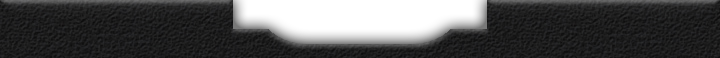
#> input picture assets/slot_front_dark.png, 720 x 58 px
$ python dslite.py
#> lines starting #> are read from the running program, lines starting #| are printed output that depends on the picture; after the words box and inside, x2 and y2 are one past the last pixel; in counts of white or black regions, pixels touching at a corner belong together
### tools/slot_art/strip.py
"""What every system's cart slot strip is drawn with: the strip's size, Slot's
mouth, the moulded plastic's grain, and embossing."""

from pathlib import Path

import numpy as np
from PIL import Image, ImageFont

ROOT = Path(__file__).resolve().parent.parent.parent
W, H = 720, 58
FONT = ROOT / 'crates/slot-ui/assets/label.ttf'


def colour(name, shells):
    if name in shells:
        return shells[name]
    name = name.lstrip('#')
    return tuple(int(name[i:i + 2], 16) for i in (0, 2, 4))


def grain(seed, amount):
    """The moulded plastic's fine texture, as a multiplier around 1."""
    rng = np.random.default_rng(seed)
    n = rng.normal(0.0, 1.0, (H, W))
    # A little blur so it reads as texture, not noise.
    n = (n + np.roll(n, 1, 0) + np.roll(n, 1, 1) + np.roll(n, -1, 0) + np.roll(n, -1, 1)) / 5
    return 1.0 + n * amount


def mouth():
    """Slot's mouth: True where the front strip is open."""
    a = np.array(Image.open(ROOT / 'assets/slot_front_dark.png').convert('RGBA'))[:, :, 3]
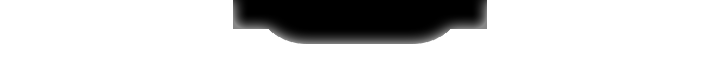
#> a: shape (58, 720); min 0, max 255, mean 200.7
    return a < 128
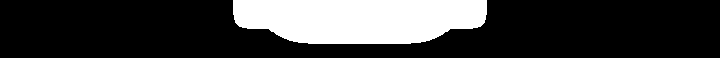
#> returned value: shape (58, 720) bool; 22.9% white; 1 white region, box (x1, y1, x2, y2) and area: (233, 0, 487, 44) 9579


def near(mask, d):
    """Pixels within d of the mask, outside it."""
    out = np.zeros_like(mask)
    for dy in range(-d, d + 1):
        for dx in range(-d, d + 1):
            out |= np.roll(np.roll(mask, dy, 0), dx, 1)
    return out & ~mask


def shade(rgb, factor):
    return np.clip(np.array(rgb, float) * factor, 0, 255)


def to_image(light, base, alpha=None):
    """light is an H x W multiplier on the shell colour."""
    img = np.clip(light[:, :, None] * np.array(base, float)[None, None, :], 0, 255)
    a = np.full((H, W), 255.0) if alpha is None else alpha
    return Image.fromarray(np.dstack([img, a]).astype(np.uint8), 'RGBA')


# [5 lines left out: function embossed, not called in this run]


def rgb(base, factor):
    return tuple(int(c) for c in shade(base, factor))


# [6 lines left out: function open_mouth, not called in this run]

### tools/slot_art/dslite.py
#!/usr/bin/env python3
"""Draw the DS Lite's game card slot, for the Nintendo DS shelf with Cart Slot
set to Bespoke.

    tools/slot_art/dslite.py [colour] [--out DIR]

The three strips are the size of Slot's (720x58) with its mouth cut out in the
same place, so a game card goes in the same way. They draw the top of a DS
Lite's back: the glossy band under the hinge, the hinge's knuckles at either
end, the curved scoop the card slot sits in, the two square screw recesses on
the band, and the little card-and-arrow mark beside the slot. No maker's
names or marks are drawn.

colour is one of the DS Lite's black, silver or rose, or a hex RGB.
"""

import argparse
from pathlib import Path

import numpy as np
from PIL import Image, ImageDraw

import strip
from strip import H, ROOT, W, colour, grain, near, rgb, to_image

SHELLS = {
    'black': (38, 38, 42),
    'silver': (172, 174, 178),
    'rose': (190, 166, 164),
}
# A DS card is far smaller than a GBA cart, so it seats narrower (slot-ui's
# NDS seated width, 168) and the slot is Slot's mouth narrowed to match, a
# little wider than the card.
CARD_W = 168
NARROW = (CARD_W + 14) / (240 + 14)
# The scoop round the slot: a shallow dish a little wider than the mouth.
SCOOP = (238, 482)
# The hinge's knuckles at either end of the band, kept to the very ends
# so the battery and clock printed over the band stay clear of them.
KNUCKLES = ((0, 18), (702, 720))
CARD = (58, 59, 63)  # the game card's dark grey, as slot-ui's NDS_SHELL


def mouth():
    """Slot's mouth, narrowed about the middle to the DS card's width."""
    m = strip.mouth()
    xs = np.arange(W)
    centre = (W - 1) / 2
    src = np.clip(np.round(centre + (xs - centre) / NARROW).astype(int), 0, W - 1)
    return m[:, src]
#> returned value: shape (58, 720) bool; 16.4% white; 1 white region, box (x1, y1, x2, y2) and area: (269, 0, 451, 44) 6863


def open_mouth(img):
    """Keep the narrowed opening open whatever was drawn across it."""
    out = np.array(img)
    out[:, :, 3] = np.where(mouth(), 0, out[:, :, 3])
    return Image.fromarray(out, 'RGBA')


def gloss(light):
    """The DS Lite's piano-gloss: a soft bright band along the top of the
    case and a fainter one lower down."""
    ys = np.arange(H)[:, None] / H
    return light * (1.0 + 0.10 * np.exp(-((ys - 0.12) / 0.10) ** 2)
                    + 0.04 * np.exp(-((ys - 0.7) / 0.12) ** 2))


def back(base):
    """Seen through the mouth: the card slot, deep and dark, with its guides."""
    light = np.full((H, W), 0.5) * grain(20, 0.02)
    ys = np.arange(H)[:, None]
    light *= 0.7 + 0.3 * np.clip(ys / 30, 0, 1)
    m = mouth()
    xs = np.where(m[2])[0]
#> xs = 182 values from 269 to 450
    left, right = xs.min(), xs.max()
#> left = 269; right = 450
    for i in range(10):
        f = 0.7 + 0.3 * i / 10
        light[:, left + i] *= f
        light[:, right - i] *= f
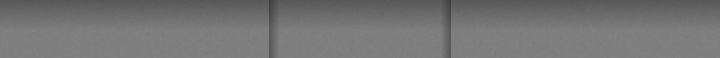
#> light: shape (58, 720) float64; min 0.242, max 0.518, mean 0.458
    img = to_image(light, base)
#> in to_image, `img = np.clip(light[:, :, None] * np.array(base, float)[None, None, :]..`:
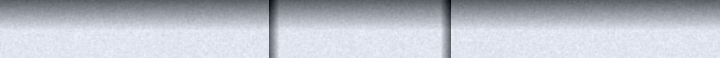
#> img: shape (58, 720, 3) float64; mean of channels 0, 1, 2 78.7, 79.7, 81.5; drawn with min black and max white
#> in to_image, `return Image.fromarray(np.dstack([img, a]).astype(np.uint8), 'RGBA')`:
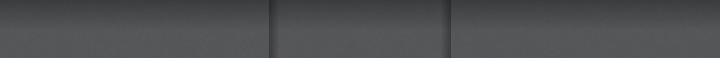
#> returned value: PIL image 720x58 RGBA; mean R, G, B, A 78.2, 79.2, 81, 255
    d = ImageDraw.Draw(img)
    # The slot the card slides into, narrower than the mouth as the card is,
    # with a guide on each side.
    cx = (left + right) // 2
#> cx = 359
    d.rectangle([cx - 86, 3, cx + 86, 9], fill=(12, 12, 14))
    d.line([cx - 86, 10, cx + 86, 10], fill=rgb(base, 0.9))
    for x in (cx - 92, cx + 86):
        d.rectangle([x, 4, x + 6, 28], fill=rgb(base, 0.38))
#> this loop made 2 passes
#> x on passes 1 to 2: 267, 445
    return img


def front(base):
    """The case round the slot, open where the card goes in."""
#> called with base = (172, 174, 178)
    m = mouth()
    light = gloss(np.full((H, W), 1.0) * grain(21, 0.015))
    ys = np.arange(H)[:, None]
    xs = np.arange(W)[None, :]

    # The scoop: a shallow dish round the mouth, deepest by the slot, with a
    # bright lip along its rim where the case curves back up.
    x0, x1 = SCOOP
    cx, half = (x0 + x1) / 2, (x1 - x0) / 2
    depth_y = 50.0
    u = ((xs - cx) / half) ** 2 + (ys / depth_y) ** 2
    dish = np.clip(1.0 - u, 0, 1)
    light *= 1.0 - 0.22 * dish ** 0.6
    rim = np.exp(-((u - 1.0) / 0.05) ** 2)
    light *= 1.0 + 0.16 * rim * (ys > 2)

    # The hinge's knuckles: cylinders across the top of the ends, lit along
    # their crown, with a dark gap where they meet the band.
    for k0, k1 in KNUCKLES:
        part = (xs >= k0) & (xs < k1) & (ys < 26)
        crown = 0.82 + 0.38 * np.exp(-((ys - 8) / 6.0) ** 2)
        light = np.where(part, light * crown / 1.06, light)
        gap = (xs >= k0) & (xs < k1) & (ys >= 26) & (ys < 29)
        light = np.where(gap, light * 0.45, light)
        inner = k1 if k0 == 0 else k0
        side = (np.abs(xs - inner) < 2) & (ys < 29)
        light = np.where(side, light * 0.5, light)

    light[0, :] *= 1.2
    light[near(m, 2)] *= 0.55
#> after the loop in near, `for dy in range(-d, d + 1):`: out: shape (58, 720) bool; 18.6% white; 2 white regions, box (x1, y1, x2, y2) and area: (267, 0, 453, 46) 7411, (267, 56, 453, 58) 372
#> in near, `return out & ~mask`: returned value: shape (58, 720) bool; 2.2% white; 2 white regions, box (x1, y1, x2, y2) and area: (267, 0, 453, 46) 548, (267, 56, 453, 58) 372
    img = to_image(light, base, np.where(m, 0.0, 255.0))
    d = ImageDraw.Draw(img)
    groove, lit = rgb(base, 0.5), rgb(base, 1.25)

    # The two square screw recesses on the band, each with its screw.
    for sx in (170, 550):
        d.rounded_rectangle([sx - 11, 22, sx + 11, 44], radius=3, fill=rgb(base, 0.72))
        d.line([sx - 10, 44, sx + 10, 44], fill=lit)
        d.line([sx + 11, 23, sx + 11, 43], fill=lit)
        d.ellipse([sx - 6, 27, sx + 6, 39], fill=rgb(base, 0.5))
        d.ellipse([sx - 5, 28, sx + 5, 38], fill=rgb(base, 0.85))
        d.line([sx - 3, 33, sx + 3, 33], fill=rgb(base, 0.4), width=2)
        d.line([sx, 30, sx, 36], fill=rgb(base, 0.4), width=2)

    # The mark beside the slot: a little card with an arrow pressing it in.
    mx, my = 498, 30
    d.rounded_rectangle([mx, my, mx + 12, my + 13], radius=1, outline=groove, width=2)
    d.line([mx + 1, my + 14, mx + 13, my + 14], fill=lit)
    d.line([mx + 6, my - 9, mx + 6, my - 3], fill=groove, width=2)
    d.line([mx + 2, my - 6, mx + 6, my - 2, mx + 10, my - 6], fill=groove, width=2)
    return open_mouth(img)
#> in open_mouth, `out = np.array(img)`:
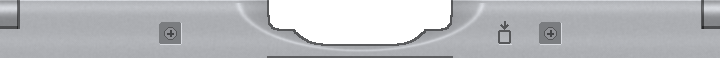
#> out: shape (58, 720, 4); mean R, G, B, A 167.4, 169.4, 173.3, 213.1; transparent parts drawn white


def plugged(base):
    """A game card in the slot: the front over the back, the slot holding the
    top edge of a card."""
    b = np.array(back(base)).astype(float)
#> the loop in back (call 2), `for x in (cx - 92, cx + 86):` made 2 passes
    m = mouth()
    card = np.array(to_image(np.full((H, W), 1.0) * grain(22, 0.02), CARD)).astype(float)
    ys = np.arange(H)[:, None]
    xs = np.arange(W)[None, :]
    cx = W // 2
    # The card is a little narrower than the slot: dark either side.
    within = np.broadcast_to((np.abs(xs - cx) <= CARD_W // 2), (H, W))
    # A bevel along the card's top edge, then its label below.
    card[:3] *= 1.35
    card[3:5] *= 0.8
    card[14:, cx - 67:cx + 68, :3] = (210, 214, 220)
    card[14:15, cx - 67:cx + 68, :3] *= 0.7
    inner = m & within
#> inner: shape (58, 720) bool; 15.7% white; 1 white region, box (x1, y1, x2, y2) and area: (276, 0, 445, 44) 6553
    b[inner] = card[inner]
    b[:, :, 3] = 255
    out = Image.fromarray(b.astype(np.uint8), 'RGBA')
#> out: PIL image 720x58 RGBA
    out.alpha_composite(front(base))
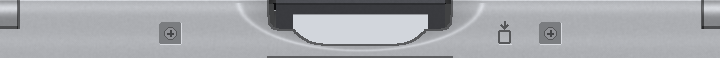
#> out: PIL image 720x58 RGBA; mean R, G, B, A 165.9, 168, 172.2, 255
    return out


def main():
    ap = argparse.ArgumentParser(description=__doc__, formatter_class=argparse.RawDescriptionHelpFormatter)
    ap.add_argument('colour', nargs='?', default='silver')
    ap.add_argument('--out', default=str(ROOT / 'assets'))
    a = ap.parse_args()
    base = colour(a.colour, SHELLS)
    out = Path(a.out)
    out.mkdir(parents=True, exist_ok=True)
    back(base).save(out / 'slot_nds_back.png', optimize=True)
    front(base).save(out / 'slot_nds_front.png', optimize=True)
    plugged(base).save(out / 'slot_nds_plugged.png', optimize=True)
    print(f'slot_nds_back/front/plugged.png in {out}, colour {base}')


if __name__ == '__main__':
    main()
